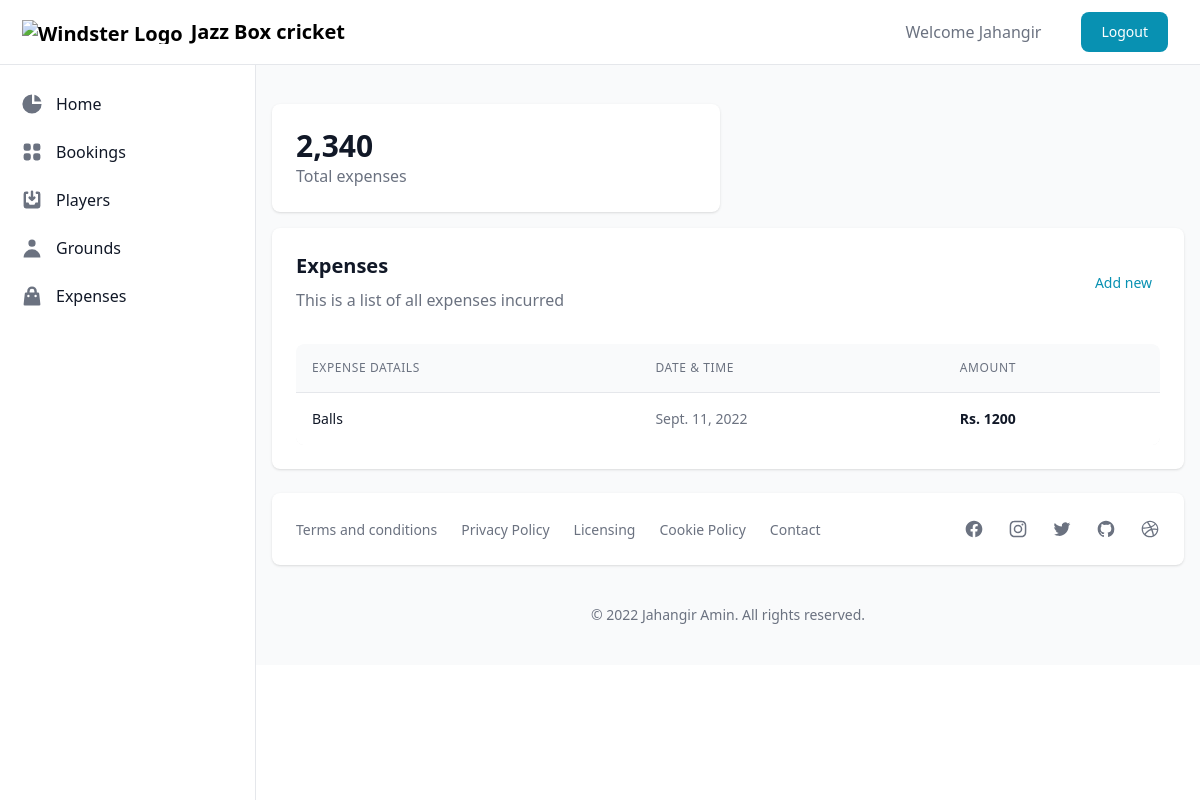
Page /expenses/ on the earlier database version.
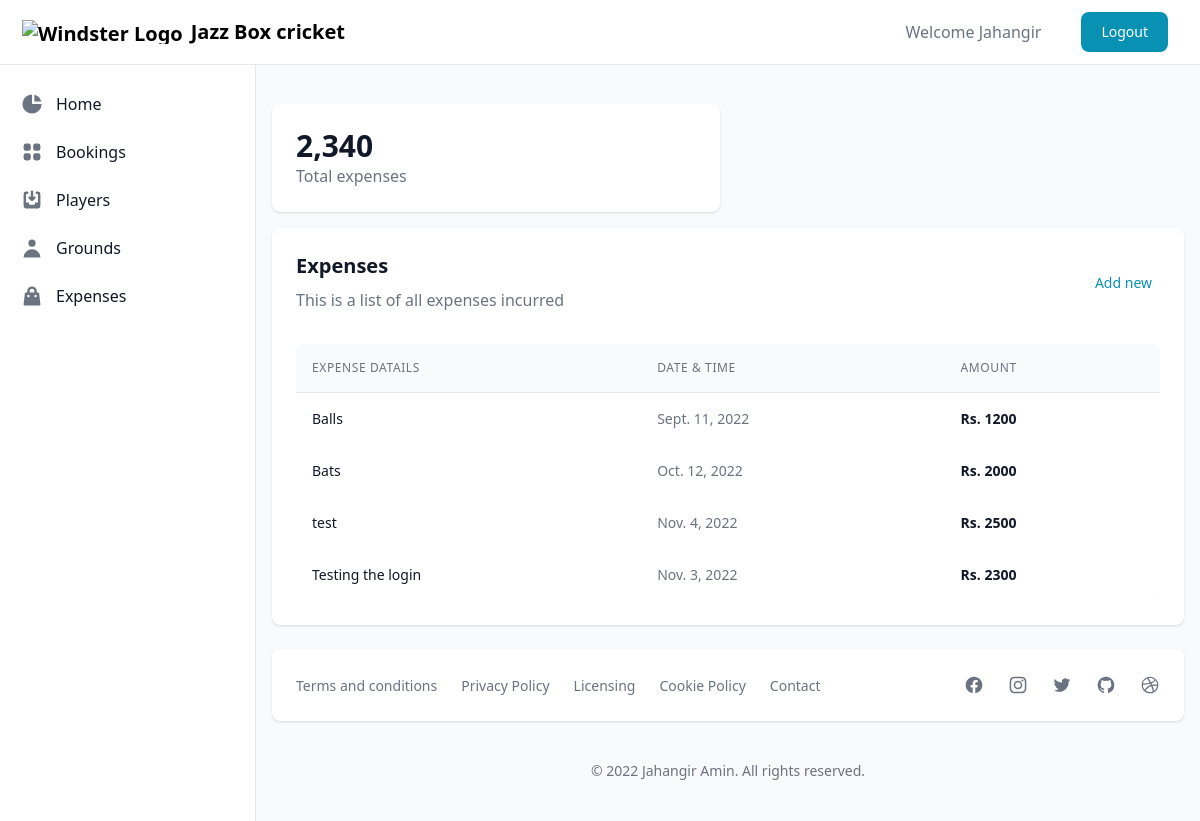
Same page on the later database version.
### core/models.py (models this page shows)
class Expense(models.Model):
    date = models.DateField()
    name = models.CharField(max_length=200)
    amount = models.IntegerField()

### core/views.py (the view, shortened to what this page needs)
# urls.py: path('expenses/', views.expenses, name='expenses'),
def expenses(request):
    if request.method == 'GET':
        expenses = Expense.objects.all()
        context = {'expenses' : expenses}
        return render(request, 'expenses.html', context)

### core/templates/expenses.html
{% extends 'main.html' %}
{% block main %}
<div class="mt-4 w-full grid grid-cols-1 md:grid-cols-2 xl:grid-cols-3 gap-4">
    <div class="bg-white shadow rounded-lg p-4 sm:p-6 xl:p-8 ">
        <div class="flex items-center">
            <div class="flex-shrink-0">
                <span class="text-2xl sm:text-3xl leading-none font-bold text-gray-900">2,340</span>
                <h3 class="text-base font-normal text-gray-500">Total expenses</h3>
            </div>
        </div>
    </div>
</div>
<div class="bg-white shadow rounded-lg p-4 sm:p-6 xl:p-8">
    <div class="mb-4 flex items-center justify-between">
        <div>
            <h3 class="text-xl font-bold text-gray-900 mb-2">Expenses</h3>
            <span class="text-base font-normal text-gray-500">This is a list of all expenses incurred</span>
        </div>
        <div class="flex-shrink-0">
            <a href={% url 'add_expense' %} class="text-sm font-medium text-cyan-600 hover:bg-gray-100 rounded-lg p-2">Add new</a>
        </div>
    </div>
    <div class="flex flex-col mt-8">
        <div class="overflow-x-auto rounded-lg">
            <div class="align-middle inline-block min-w-full">
            <div class="shadow overflow-hidden sm:rounded-lg">
                <table class="min-w-full divide-y divide-gray-200">
                    <thead class="bg-gray-50">
                        <tr>
                        <th scope="col" class="p-4 text-left text-xs font-medium text-gray-500 uppercase tracking-wider">
                            Expense datails
                        </th>
                        <th scope="col" class="p-4 text-left text-xs font-medium text-gray-500 uppercase tracking-wider">
                            Date & Time
                        </th>
                        <th scope="col" class="p-4 text-left text-xs font-medium text-gray-500 uppercase tracking-wider">
                            Amount
                        </th>
                        </tr>
                    </thead>
                    <tbody class="bg-white">
                        {% for expense in expenses %}
                            <tr>
                                <td class="p-4 whitespace-nowrap text-sm font-normal text-gray-900">
                                    {{expense.name}}
                                </td>
                                <td class="p-4 whitespace-nowrap text-sm font-normal text-gray-500">
                                    {{expense.date}}
                                </td>
                                <td class="p-4 whitespace-nowrap text-sm font-semibold text-gray-900">
                                    Rs. {{expense.amount}}
                                </td>
                            </tr>
                        {% endfor %}
                    </tbody>
                </table>
            </div>
            </div>
        </div>
    </div>
</div>
{% endblock main %}

Differences in the rows shown:
added Expense: name "Bats", date "Oct. 12, 2022", amount "2000"
added Expense: name "test", date "Nov. 4, 2022", amount "2500"
added Expense: name "Testing the login", date "Nov. 3, 2022", amount "2300"
